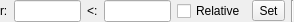
<ui version="4.0" >
 <class>QG_SnapCoordinatePolarOptions</class>
 <widget class="QWidget" name="QG_SnapCoordinatePolarOptions" >
  <property name="geometry" >
   <rect>
    <x>0</x>
    <y>0</y>
    <width>294</width>
    <height>22</height>
   </rect>
  </property>
  <property name="sizePolicy" >
   <sizepolicy>
    <hsizetype>4</hsizetype>
    <vsizetype>5</vsizetype>
    <horstretch>0</horstretch>
    <verstretch>0</verstretch>
   </sizepolicy>
  </property>
  <property name="minimumSize" >
   <size>
    <width>200</width>
    <height>22</height>
   </size>
  </property>
  <property name="maximumSize" >
   <size>
    <width>300</width>
    <height>22</height>
   </size>
  </property>
  <layout class="QHBoxLayout" >
   <property name="margin" >
    <number>0</number>
   </property>
   <property name="spacing" >
    <number>6</number>
   </property>
   <item>
    <widget class="QLabel" name="lRadius" >
     <property name="sizePolicy" >
      <sizepolicy>
       <hsizetype>1</hsizetype>
       <vsizetype>5</vsizetype>
       <horstretch>0</horstretch>
       <verstretch>0</verstretch>
      </sizepolicy>
     </property>
     <property name="text" >
      <string>r:</string>
     </property>
    </widget>
   </item>
   <item>
    <widget class="QLineEdit" name="leRadius" >
     <property name="toolTip" >
      <string>Radius (distance)</string>
     </property>
    </widget>
   </item>
   <item>
    <widget class="QLabel" name="lAngle" >
     <property name="sizePolicy" >
      <sizepolicy>
       <hsizetype>1</hsizetype>
       <vsizetype>5</vsizetype>
       <horstretch>0</horstretch>
       <verstretch>0</verstretch>
      </sizepolicy>
     </property>
     <property name="text" >
      <string>&lt;:</string>
     </property>
    </widget>
   </item>
   <item>
    <widget class="QLineEdit" name="leAngle" >
     <property name="toolTip" >
      <string>Angle</string>
     </property>
    </widget>
   </item>
   <item>
    <widget class="QCheckBox" name="cbRel" >
     <property name="toolTip" >
      <string>Tick if coordinates refer to relative zero point</string>
     </property>
     <property name="text" >
      <string>Relative</string>
     </property>
    </widget>
   </item>
   <item>
    <widget class="QToolButton" name="bSet" >
     <property name="toolTip" >
      <string>Set the coordinate</string>
     </property>
     <property name="text" >
      <string>Set</string>
     </property>
    </widget>
   </item>
   <item>
    <widget class="Line" name="sep1" >
     <property name="sizePolicy" >
      <sizepolicy>
       <hsizetype>0</hsizetype>
       <vsizetype>1</vsizetype>
       <horstretch>0</horstretch>
       <verstretch>0</verstretch>
      </sizepolicy>
     </property>
     <property name="frameShape" >
      <enum>QFrame::VLine</enum>
     </property>
     <property name="frameShadow" >
      <enum>QFrame::Sunken</enum>
     </property>
     <property name="orientation" >
      <enum>Qt::Vertical</enum>
     </property>
    </widget>
   </item>
  </layout>
 </widget>
 <resources/>
 <connections>
  <connection>
   <sender>leRadius</sender>
   <signal>returnPressed()</signal>
   <receiver>bSet</receiver>
   <slot>click()</slot>
   <hints>
    <hint type="sourcelabel" >
     <x>42</x>
     <y>16</y>
    </hint>
    <hint type="destinationlabel" >
     <x>270</x>
     <y>17</y>
    </hint>
   </hints>
  </connection>
  <connection>
   <sender>leAngle</sender>
   <signal>returnPressed()</signal>
   <receiver>bSet</receiver>
   <slot>click()</slot>
   <hints>
    <hint type="sourcelabel" >
     <x>138</x>
     <y>3</y>
    </hint>
    <hint type="destinationlabel" >
     <x>265</x>
     <y>3</y>
    </hint>
   </hints>
  </connection>
 </connections>
</ui>
